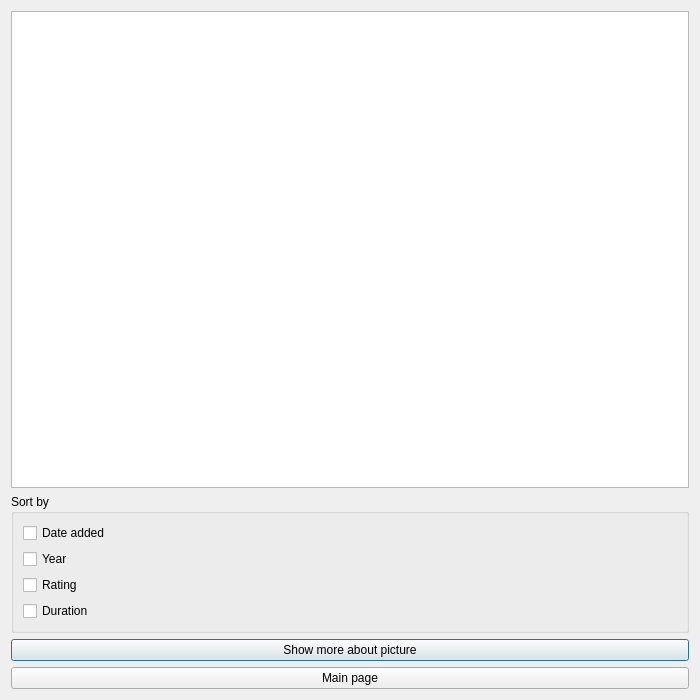
<?xml version="1.0" encoding="UTF-8"?>
<ui version="4.0">
 <class>Data</class>
 <widget class="QDialog" name="Data">
  <property name="geometry">
   <rect>
    <x>0</x>
    <y>0</y>
    <width>700</width>
    <height>700</height>
   </rect>
  </property>
  <property name="windowTitle">
   <string>Dialog</string>
  </property>
  <layout class="QVBoxLayout" name="verticalLayout_2">
   <item>
    <widget class="QTableView" name="tableView"/>
   </item>
   <item>
    <layout class="QVBoxLayout" name="verticalLayout">
     <item>
      <widget class="QGroupBox" name="groupBox">
       <property name="title">
        <string>Sort by</string>
       </property>
       <layout class="QGridLayout" name="gridLayout">
        <item row="4" column="0">
         <widget class="QCheckBox" name="sortByDuration">
          <property name="text">
           <string>Duration</string>
          </property>
         </widget>
        </item>
        <item row="2" column="0">
         <widget class="QCheckBox" name="sortByYear">
          <property name="text">
           <string>Year</string>
          </property>
         </widget>
        </item>
        <item row="1" column="0">
         <widget class="QCheckBox" name="sortByDateAdded">
          <property name="text">
           <string>Date added</string>
          </property>
         </widget>
        </item>
        <item row="3" column="0">
         <widget class="QCheckBox" name="sortByRating">
          <property name="text">
           <string>Rating</string>
          </property>
         </widget>
        </item>
       </layout>
      </widget>
     </item>
     <item>
      <widget class="QPushButton" name="aboutPictureBtn">
       <property name="text">
        <string>Show more about picture</string>
       </property>
      </widget>
     </item>
     <item>
      <widget class="QPushButton" name="mainPgBtn">
       <property name="text">
        <string>Main page</string>
       </property>
      </widget>
     </item>
    </layout>
   </item>
  </layout>
 </widget>
 <resources/>
 <connections/>
</ui>
